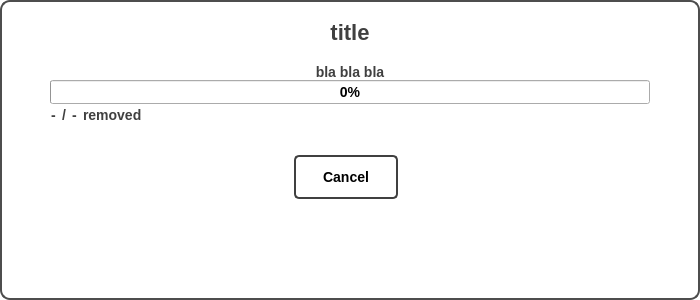
<?xml version="1.0" encoding="UTF-8"?>
<ui version="4.0">
 <class>rebuild_win</class>
 <widget class="QDialog" name="rebuild_win">
  <property name="geometry">
   <rect>
    <x>0</x>
    <y>0</y>
    <width>700</width>
    <height>300</height>
   </rect>
  </property>
  <property name="sizePolicy">
   <sizepolicy hsizetype="Fixed" vsizetype="Preferred">
    <horstretch>0</horstretch>
    <verstretch>0</verstretch>
   </sizepolicy>
  </property>
  <property name="minimumSize">
   <size>
    <width>700</width>
    <height>300</height>
   </size>
  </property>
  <property name="maximumSize">
   <size>
    <width>700</width>
    <height>400</height>
   </size>
  </property>
  <property name="windowTitle">
   <string>Edit User</string>
  </property>
  <property name="styleSheet">
   <string notr="true">*{
	
	font: auto &quot;Arial&quot;;
	font-size: 14px;
font-weight:bold;

}




#rebuild_win{
	background-color: #ffffff;
	border: 2px solid rgb(77, 77, 77);
	border-radius: 10px;
	
}



QPushButton{
	border: none;
	min-height: 40px;
	border-radius: 5px;

	
}
/*
QPushButton:hover{

	background-color:rgb(22, 38, 76);

}

QPushButton:disabled{
	color: #808080;
	background-color:rgb(210, 210, 210);

}
*/

/*********************************************/
QLabel{
	color: rgb(50,50,50);
color: #404040;
}


/*********************************************/


/*******************************************/
QLineEdit
{
	border:2px solid rgb(6, 76, 130);
    border-radius: 3px;
    padding: 1px 18px 1px 8px;
    min-width: 6em;
	min-height: 35px;
	font-size: 16px;
}



/*******************************************/


QGroupBox{
	font-weight: bold;
}

QLineEdit:hover{
	border: 1px solid black;
	background: #e4f0fa;
}

QLineEdit:focus {
	color: rgb(6, 76, 130);
	background: #ffffff;
	selection-background-color: rgb(255, 204, 75);
}

QSpinBox:hover{
	background: #e4f0fa;
}


/*********************************************/
QComboBox
{
	border:2px solid rgb(6, 76, 130);
    border-radius: 3px;
    padding: 1px 18px 1px 8px;
    min-width: 6em;
	min-height: 35px;
	font-size: 14px;
}

QComboBox:enabled{
color: rgb(50, 50, 50);
}

QComboBox:disabled
{
	border:2px solid rgb(210, 210, 210);
	color:(210, 210, 210);

}

QComboBox::down-arrow
{   
	image: url(:/assets/Assets/icons/icons8-arrow-48.png);
	width: 15px;
    height: 15px;

}

QComboBox::drop-down
{
	 background-color: rgb(238, 134, 44);
	 min-width: 30px;
}

QComboBox::drop-down:disabled 
{
	 background-color: rgb(210, 210, 210);
	 min-width: 30px;
}

QComboBox QAbstractItemView {
    border: none;
    selection-background-color: rgb(6, 76, 130);
	selection-color: rgb(6, 76, 130);


}

QComboBox QAbstractItemView {
    border: none;
}

QComboBox QAbstractItemView::item {
    border: none;
	height:30px;
}


</string>
  </property>
  <layout class="QVBoxLayout" name="verticalLayout">
   <property name="spacing">
    <number>0</number>
   </property>
   <property name="leftMargin">
    <number>0</number>
   </property>
   <property name="topMargin">
    <number>0</number>
   </property>
   <property name="rightMargin">
    <number>0</number>
   </property>
   <property name="bottomMargin">
    <number>0</number>
   </property>
   <item>
    <layout class="QHBoxLayout" name="horizontalLayout_2">
     <property name="leftMargin">
      <number>5</number>
     </property>
     <property name="topMargin">
      <number>5</number>
     </property>
     <property name="rightMargin">
      <number>5</number>
     </property>
     <property name="bottomMargin">
      <number>5</number>
     </property>
    </layout>
   </item>
   <item>
    <layout class="QVBoxLayout" name="verticalLayout_2">
     <property name="leftMargin">
      <number>50</number>
     </property>
     <property name="topMargin">
      <number>10</number>
     </property>
     <property name="rightMargin">
      <number>50</number>
     </property>
     <property name="bottomMargin">
      <number>20</number>
     </property>
     <item>
      <widget class="QLabel" name="title_lbl">
       <property name="styleSheet">
        <string notr="true">font-size:22px;</string>
       </property>
       <property name="text">
        <string>title</string>
       </property>
       <property name="alignment">
        <set>Qt::AlignCenter</set>
       </property>
      </widget>
     </item>
     <item>
      <spacer name="verticalSpacer">
       <property name="orientation">
        <enum>Qt::Vertical</enum>
       </property>
       <property name="sizeType">
        <enum>QSizePolicy::Maximum</enum>
       </property>
       <property name="sizeHint" stdset="0">
        <size>
         <width>20</width>
         <height>19</height>
        </size>
       </property>
      </spacer>
     </item>
     <item>
      <widget class="QLabel" name="description_lbl">
       <property name="text">
        <string>bla bla bla</string>
       </property>
       <property name="alignment">
        <set>Qt::AlignCenter</set>
       </property>
      </widget>
     </item>
     <item>
      <widget class="QProgressBar" name="progressbar">
       <property name="value">
        <number>0</number>
       </property>
      </widget>
     </item>
     <item>
      <widget class="QFrame" name="progress_frame">
       <layout class="QHBoxLayout" name="horizontalLayout">
        <property name="leftMargin">
         <number>1</number>
        </property>
        <property name="topMargin">
         <number>1</number>
        </property>
        <item>
         <widget class="QLabel" name="complete_count_lbl">
          <property name="text">
           <string>-</string>
          </property>
         </widget>
        </item>
        <item>
         <widget class="QLabel" name="label_2">
          <property name="text">
           <string>/</string>
          </property>
         </widget>
        </item>
        <item>
         <widget class="QLabel" name="total_count_lbl">
          <property name="text">
           <string>-</string>
          </property>
         </widget>
        </item>
        <item>
         <widget class="QLabel" name="progress_operetion_lbl">
          <property name="text">
           <string>removed</string>
          </property>
         </widget>
        </item>
        <item>
         <spacer name="horizontalSpacer">
          <property name="orientation">
           <enum>Qt::Horizontal</enum>
          </property>
          <property name="sizeHint" stdset="0">
           <size>
            <width>40</width>
            <height>20</height>
           </size>
          </property>
         </spacer>
        </item>
       </layout>
      </widget>
     </item>
     <item>
      <widget class="QFrame" name="buttons_frame">
       <property name="minimumSize">
        <size>
         <width>0</width>
         <height>75</height>
        </size>
       </property>
       <property name="styleSheet">
        <string notr="true">QPushButton{

	border: 2px solid #404040;
	max-width:100px;
}</string>
       </property>
       <layout class="QHBoxLayout" name="horizontalLayout_3">
        <property name="leftMargin">
         <number>1</number>
        </property>
        <property name="topMargin">
         <number>20</number>
        </property>
        <item>
         <widget class="QPushButton" name="cancel_btn">
          <property name="text">
           <string>Cancel</string>
          </property>
         </widget>
        </item>
       </layout>
      </widget>
     </item>
     <item>
      <spacer name="verticalSpacer_3">
       <property name="orientation">
        <enum>Qt::Vertical</enum>
       </property>
       <property name="sizeHint" stdset="0">
        <size>
         <width>20</width>
         <height>40</height>
        </size>
       </property>
      </spacer>
     </item>
    </layout>
   </item>
  </layout>
 </widget>
 <resources/>
 <connections/>
</ui>
